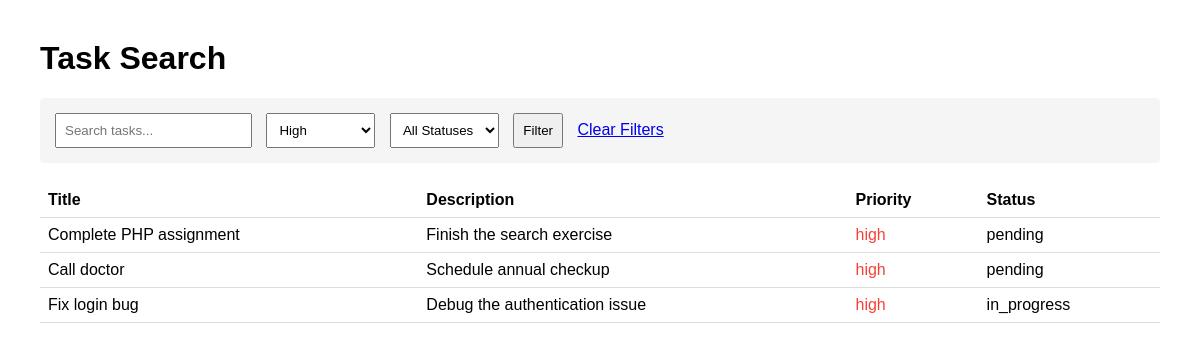
The app's page /exercise3-search/index.php?priority=high with its own data.
### tables this page shows
CREATE TABLE tasks (
    id INT AUTO_INCREMENT PRIMARY KEY,
    user_id INT NOT NULL,
    title VARCHAR(100) NOT NULL,
    description TEXT,
    priority ENUM('low', 'medium', 'high') DEFAULT 'medium',
    status ENUM('pending', 'in_progress', 'completed') DEFAULT 'pending',
    completed_at TIMESTAMP NULL,
    created_at TIMESTAMP DEFAULT CURRENT_TIMESTAMP,
    FOREIGN KEY (user_id) REFERENCES users(id)
);

### exercise3-search/index.php (the view, shortened to what this page needs)
<?php
require_once "../config.php";
$search = isset($_GET['search']) ? trim($_GET['search']) : '';
$priority = isset($_GET['priority']) ? $_GET['priority'] : '';
$status = isset($_GET['status']) ? $_GET['status'] : '';
$sql = "SELECT * FROM tasks WHERE 1=1";
$params = [];
if ($priority) {
    $sql .= " AND priority = ?";
    $params[] = $priority;
}
$sql .= " ORDER BY created_at DESC";
$statement = $connection->prepare($sql);
$statement->execute($params);
$tasks = $statement->fetchAll(PDO::FETCH_ASSOC);
?>
<!DOCTYPE html>
<html lang="en">
<head>
</head>
<body>
    <main>
        <header>
            <h1>Task Search</h1>
        </header>
        <section class="filters">
            <form method="get">
                <input type="text" name="search" placeholder="Search tasks..."
                       value="<?php echo htmlspecialchars($search); ?>">
                <select name="priority">
                    <option value="high" <?php echo $priority === 'high' ? 'selected' : ''; ?>>High</option>
                </select>
                <select name="status">
                    <option value="">All Statuses</option>
                </select>
                <input type="submit" value="Filter">
                <?php if($search || $priority || $status): ?>
                    <a href="index.php">Clear Filters</a>
                <?php endif; ?>
            </form>
        </section>
        <section>
            <table>
                <thead>
                    <tr>
                        <th>Title</th>
                        <th>Description</th>
                        <th>Priority</th>
                        <th>Status</th>
                    </tr>
                </thead>
                <tbody>
                    <?php foreach($tasks as $task): ?>
                    <tr>
                        <td><?php echo htmlspecialchars($task['title']); ?></td>
                        <td><?php echo htmlspecialchars($task['description']); ?></td>
                        <td class="priority-<?php echo $task['priority']; ?>">
                            <?php echo htmlspecialchars($task['priority']); ?>
                        </td>
                        <td><?php echo htmlspecialchars($task['status']); ?></td>
                    </tr>
                    <?php endforeach; ?>
                </tbody>
            </table>
        </section>
    </main>
</body>
</html>

### exercise3-search/index.php (style rules this page uses)
body { font-family: Arial; margin: 40px; }
.filters { margin-bottom: 20px; padding: 15px; background: #f5f5f5; border-radius: 4px; }
.filters input, .filters select { padding: 8px; margin-right: 10px; }
table { width: 100%; border-collapse: collapse; margin-top: 20px; }
th, td { padding: 8px; text-align: left; border-bottom: 1px solid #ddd; }
.priority-high { color: #f44336; }

### records on screen
tasks: title "Complete PHP assignment", description "Finish the search exercise", priority "high", status "pending"
tasks: title "Call doctor", description "Schedule annual checkup", priority "high", status "pending"
tasks: title "Fix login bug", description "Debug the authentication issue", priority "high", status "in_progress"
